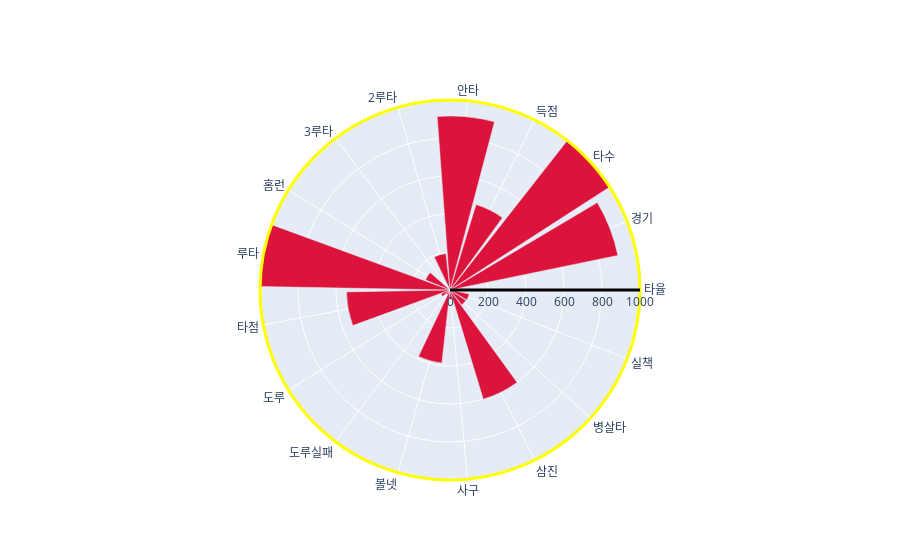

Source (notebook cell):
### Code cell
fig = go.Figure()
fig.add_trace(go.Barpolar(r=korean_majorleaguer_dict['강정호'].loc[len(korean_majorleaguer_dict['강정호'].index.to_list())-1][2:].astype(float),
                             theta=korean_majorleaguer_dict['강정호'].columns[2:],
                             name='강정호 선수',
                             marker_color='crimson'))

fig.update_layout(polar=dict(radialaxis=dict(visible=True, range=[0, 1000], linewidth=3, linecolor='Black'),
                            angularaxis=dict(showline=True, linewidth=3, linecolor='yellow')),
                 showlegend=False)
fig.show()

### Figure 1 — Plotly figure (JSON) as saved in the notebook; plotly's stock layout.template omitted (floating-point values rounded to 4 significant figures)
{"data": [{"marker": {"color": "crimson"}, "name": "강정호 선수", "r": [0.298, 902, 3070, 470, 916, 193, 10, 139, 1546, 545, 51, 28, 387, 50, 601, 100, 103], "theta": ["타율", "경기", "타수", "득점", "안타", "2루타", "3루타", "홈런", "루타", "타점", "도루", "도루실패", "볼넷", "사구", "삼진", "병살타", "실책"], "type": "barpolar"}], "layout": {"polar": {"angularaxis": {"linecolor": "yellow", "linewidth": 3, "showline": true}, "radialaxis": {"linecolor": "Black", "linewidth": 3, "range": [0, 1000], "visible": true}}, "showlegend": false}}
